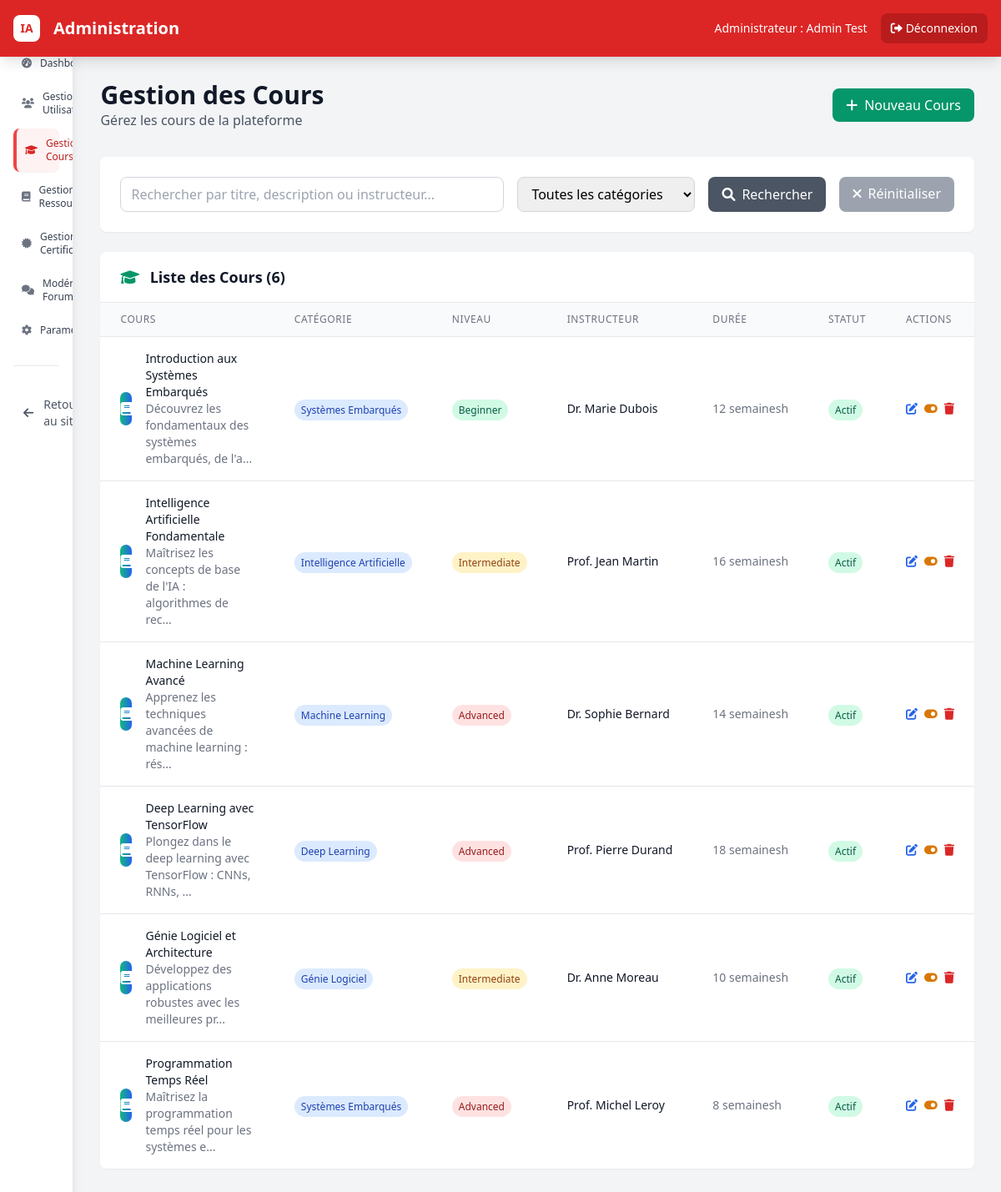
Page /admin/courses.php (signed in) on the committed database.
### tables this page shows
CREATE TABLE users (
    id INT AUTO_INCREMENT PRIMARY KEY,
    full_name VARCHAR(255) NOT NULL,
    email VARCHAR(255) NOT NULL UNIQUE,
    password VARCHAR(255) NOT NULL,
    role ENUM('student', 'teacher', 'admin') DEFAULT 'student',
    bio TEXT,
    avatar VARCHAR(255),
    last_login DATETIME,
    is_active BOOLEAN DEFAULT TRUE,
    created_at TIMESTAMP DEFAULT CURRENT_TIMESTAMP,
    updated_at TIMESTAMP DEFAULT CURRENT_TIMESTAMP ON UPDATE CURRENT_TIMESTAMP
);

CREATE TABLE courses (
    id INT AUTO_INCREMENT PRIMARY KEY,
    title VARCHAR(255) NOT NULL,
    description TEXT,
    instructor VARCHAR(255) NOT NULL,
    duration VARCHAR(100) NOT NULL,
    level ENUM('beginner', 'intermediate', 'advanced') DEFAULT 'intermediate',
    category ENUM('embedded-systems', 'artificial-intelligence', 'machine-learning', 'deep-learning', 'software-engineering') NOT NULL,
    enrolled_students INT DEFAULT 0,
    modules_count INT DEFAULT 0,
    image_url VARCHAR(255),
    is_active BOOLEAN DEFAULT TRUE,
    created_at TIMESTAMP DEFAULT CURRENT_TIMESTAMP,
    updated_at TIMESTAMP DEFAULT CURRENT_TIMESTAMP ON UPDATE CURRENT_TIMESTAMP
);

### includes/functions.php (called while the page is built, shortened)
<?php
function getDB() {
    static $pdo = null;
    if ($pdo === null) {
        try {
            $pdo = new PDO(
                "mysql:host=" . DB_HOST . ";dbname=" . DB_NAME . ";charset=utf8mb4",
                DB_USER,
                DB_PASS,
                DB_OPTIONS
            );
        } catch (PDOException $e) {
            die("Erreur de connexion à la base de données : " . $e->getMessage());
        }
    }
    return $pdo;
}
function getUserById($userId) {
    $pdo = getDB();
    $stmt = $pdo->prepare("SELECT * FROM users WHERE id = ?");
    $stmt->execute([$userId]);
    return $stmt->fetch();
}
function getLevelColor($level) {
    $colors = [
        'beginner' => 'bg-green-100 text-green-800',
        'intermediate' => 'bg-yellow-100 text-yellow-800',
        'advanced' => 'bg-red-100 text-red-800',
        'expert' => 'bg-purple-100 text-purple-800'
    ];
    return $colors[$level] ?? 'bg-gray-100 text-gray-800';
}
?>

### admin/courses.php (the view, shortened to what this page needs)
<?php
require_once '../includes/functions.php';
$pdo = getDB();
$page = isset($_GET['page']) ? (int)$_GET['page'] : 1;
$limit = 20;
$offset = ($page - 1) * $limit;
$search = isset($_GET['search']) ? $_GET['search'] : '';
$where_conditions = [];
$params = [];
$where_clause = $where_conditions ? 'WHERE ' . implode(' AND ', $where_conditions) : '';
$count_stmt = $pdo->prepare("SELECT COUNT(*) FROM courses $where_clause");
$count_stmt->execute($params);
$total_courses = $count_stmt->fetchColumn();
$courses_stmt = $pdo->prepare("SELECT * FROM courses $where_clause ORDER BY created_at DESC LIMIT ? OFFSET ?");
$params[] = $limit;
$params[] = $offset;
$courses_stmt->execute($params);
$courses = $courses_stmt->fetchAll();
$categories = [
    'embedded-systems' => 'Systèmes Embarqués',
    'artificial-intelligence' => 'Intelligence Artificielle',
    'machine-learning' => 'Machine Learning',
    'deep-learning' => 'Deep Learning',
    'software-engineering' => 'Génie Logiciel'
];
?>
<!DOCTYPE html>
<html lang="fr">
<head>
    <link href="https://cdn.jsdelivr.net/npm/tailwindcss@2.2.19/dist/tailwind.min.css" rel="stylesheet">
    <link href="https://cdnjs.cloudflare.com/ajax/libs/font-awesome/6.0.0/css/all.min.css" rel="stylesheet">
</head>
<body class="bg-gray-100 overflow-x-hidden">
    <?php include 'includes/header.php'; ?>
    <div class="flex">
        <?php include 'includes/sidebar.php'; ?>
        <div class="flex-1 p-4 md:p-8 mt-16 pb-16">
            <div class="mb-8">
                <div class="flex justify-between items-center">
                    <div>
                        <h1 class="text-3xl font-bold text-gray-900">Gestion des Cours</h1>
                        <p class="text-gray-600">Gérez les cours de la plateforme</p>
                    </div>
                    <button onclick="openCreateModal()" class="bg-green-600 hover:bg-green-700 text-white px-4 py-2 rounded-lg flex items-center">
                        <i class="fas fa-plus mr-2"></i>Nouveau Cours
                    </button>
                </div>
            </div>
            <div class="bg-white p-6 rounded-lg shadow-sm mb-6">
                <form method="GET" class="flex flex-wrap gap-4">
                    <div class="flex-1 min-w-64">
                        <input type="text" name="search" value="<?php echo htmlspecialchars($search); ?>"
                               placeholder="Rechercher par titre, description ou instructeur..."
                               class="w-full px-3 py-2 border border-gray-300 rounded-lg focus:outline-none focus:ring-2 focus:ring-green-500">
                    </div>
                    <div>
                        <select name="category" class="px-3 py-2 border border-gray-300 rounded-lg focus:outline-none focus:ring-2 focus:ring-green-500">
                            <option value="">Toutes les catégories</option>
                        </select>
                    </div>
                    <button type="submit" class="bg-gray-600 hover:bg-gray-700 text-white px-4 py-2 rounded-lg">
                        <i class="fas fa-search mr-2"></i>Rechercher
                    </button>
                    <a href="courses.php" class="bg-gray-400 hover:bg-gray-500 text-white px-4 py-2 rounded-lg">
                        <i class="fas fa-times mr-2"></i>Réinitialiser
                    </a>
                </form>
            </div>
            <div class="bg-white rounded-lg shadow-sm overflow-hidden">
                <div class="px-6 py-4 border-b border-gray-200">
                    <h2 class="text-lg font-semibold text-gray-900">
                        <i class="fas fa-graduation-cap mr-2 text-green-600"></i>
                        Liste des Cours (<?php echo $total_courses; ?>)
                    </h2>
                </div>
                <div class="overflow-x-auto">
                    <table class="min-w-full divide-y divide-gray-200">
                        <thead class="bg-gray-50">
                            <tr>
                                <th class="px-6 py-3 text-left text-xs font-medium text-gray-500 uppercase tracking-wider">Cours</th>
                                <th class="px-6 py-3 text-left text-xs font-medium text-gray-500 uppercase tracking-wider">Catégorie</th>
                                <th class="px-6 py-3 text-left text-xs font-medium text-gray-500 uppercase tracking-wider">Niveau</th>
                                <th class="px-6 py-3 text-left text-xs font-medium text-gray-500 uppercase tracking-wider">Instructeur</th>
                                <th class="px-6 py-3 text-left text-xs font-medium text-gray-500 uppercase tracking-wider">Durée</th>
                                <th class="px-6 py-3 text-left text-xs font-medium text-gray-500 uppercase tracking-wider">Statut</th>
                                <th class="px-6 py-3 text-left text-xs font-medium text-gray-500 uppercase tracking-wider">Actions</th>
                            </tr>
                        </thead>
                        <tbody class="bg-white divide-y divide-gray-200">
                            <?php foreach ($courses as $course): ?>
                            <tr class="hover:bg-gray-50">
                                <td class="px-6 py-4">
                                    <div class="flex items-center">
                                        <div class="w-10 h-10 bg-gradient-to-r from-green-500 to-blue-600 rounded-lg flex items-center justify-center">
                                            <i class="fas fa-book text-white"></i>
                                        </div>
                                        <div class="ml-4">
                                            <div class="text-sm font-medium text-gray-900"><?php echo htmlspecialchars($course['title']); ?></div>
                                            <div class="text-sm text-gray-500"><?php echo htmlspecialchars(substr($course['description'], 0, 60)) . '...'; ?></div>
                                        </div>
                                    </div>
                                </td>
                                <td class="px-6 py-4 whitespace-nowrap">
                                    <span class="px-2 py-1 text-xs font-medium rounded-full bg-blue-100 text-blue-800">
                                        <?php echo $categories[$course['category']] ?? ucfirst($course['category']); ?>
                                    </span>
                                </td>
                                <td class="px-6 py-4 whitespace-nowrap">
                                    <span class="px-2 py-1 text-xs font-medium rounded-full <?php echo getLevelColor($course['level']); ?>">
                                        <?php echo ucfirst($course['level']); ?>
                                    </span>
                                </td>
                                <td class="px-6 py-4 whitespace-nowrap text-sm text-gray-900">
                                    <?php echo htmlspecialchars($course['instructor']); ?>
                                </td>
                                <td class="px-6 py-4 whitespace-nowrap text-sm text-gray-500">
                                    <?php echo $course['duration']; ?>h
                                </td>
                                <td class="px-6 py-4 whitespace-nowrap">
                                    <span class="px-2 py-1 text-xs font-medium rounded-full
                                        <?php echo $course['is_active'] ? 'bg-green-100 text-green-800' : 'bg-red-100 text-red-800'; ?>">
                                        <?php echo $course['is_active'] ? 'Actif' : 'Inactif'; ?>
                                    </span>
                                </td>
                                <td class="px-6 py-4 whitespace-nowrap text-sm font-medium">
                                    <div class="flex space-x-2">
                                        <button onclick="openEditModal(<?php echo htmlspecialchars(json_encode($course)); ?>)"
                                                class="text-blue-600 hover:text-blue-900">
                                            <i class="fas fa-edit"></i>
                                        </button>
                                        <form method="POST" class="inline" onsubmit="return confirm('Êtes-vous sûr de vouloir changer le statut de ce cours ?')">
                                            <button type="submit" class="text-yellow-600 hover:text-yellow-900">
                                                <i class="fas fa-toggle-on"></i>
                                            </button>
                                        </form>
                                        <form method="POST" class="inline" onsubmit="return confirm('Êtes-vous sûr de vouloir supprimer ce cours ?')">
                                            <button type="submit" class="text-red-600 hover:text-red-900">
                                                <i class="fas fa-trash"></i>
                                            </button>
                                        </form>
                                    </div>
                                </td>
                            </tr>
                            <?php endforeach; ?>
                        </tbody>
                    </table>
                </div>
            </div>
        </div>
    </div>
</body>
</html>

### admin/includes/header.php (shortened to what this page needs)
<?php
$user = getUserById($_SESSION['user_id']);
?>
<nav class="bg-red-600 text-white shadow-lg fixed top-0 left-0 right-0 z-50">
    <div class="max-w-7xl mx-auto px-4">
        <div class="flex justify-between items-center py-4">
            <div class="flex items-center space-x-4">
                <div class="w-8 h-8 bg-white rounded-lg flex items-center justify-center">
                    <span class="text-red-600 font-bold text-sm">IA</span>
                </div>
                <span class="text-xl font-bold">Administration</span>
            </div>
            <div class="flex items-center space-x-4">
                <span class="text-sm">Administrateur : <?php echo htmlspecialchars($user['full_name']); ?></span>
                <a href="../logout.php" class="bg-red-700 hover:bg-red-800 px-3 py-2 rounded-lg text-sm transition-colors">
                    <i class="fas fa-sign-out-alt mr-1"></i>Déconnexion
                </a>
            </div>
        </div>
    </div>
</nav>

### rows in the picture
users: full_name "Admin Test"
courses: title "Introduction aux Systèmes Embarqués", description "Découvrez les fondamentaux des systèmes embarqués, de l'a", category "Systèmes Embarqués", level "Beginner", instructor "Dr. Marie Dubois", duration "12 semaines", is_active "Actif"
courses: title "Intelligence Artificielle Fondamentale", description "Maîtrisez les concepts de base de l'IA : algorithmes de rec", category "Intelligence Artificielle", level "Intermediate", instructor "Prof. Jean Martin", duration "16 semaines", is_active "Actif"
courses: title "Machine Learning Avancé", description "Apprenez les techniques avancées de machine learning : rés", category "Machine Learning", level "Advanced", instructor "Dr. Sophie Bernard", duration "14 semaines", is_active "Actif"
courses: title "Deep Learning avec TensorFlow", description "Plongez dans le deep learning avec TensorFlow : CNNs, RNNs,", category "Deep Learning", level "Advanced", instructor "Prof. Pierre Durand", duration "18 semaines", is_active "Actif"
courses: title "Génie Logiciel et Architecture", description "Développez des applications robustes avec les meilleures pr", category "Génie Logiciel", level "Intermediate", instructor "Dr. Anne Moreau", duration "10 semaines", is_active "Actif"
courses: title "Programmation Temps Réel", description "Maîtrisez la programmation temps réel pour les systèmes e", category "Systèmes Embarqués", level "Advanced", instructor "Prof. Michel Leroy", duration "8 semaines", is_active "Actif"

### other values in the picture
$total_courses "6"
